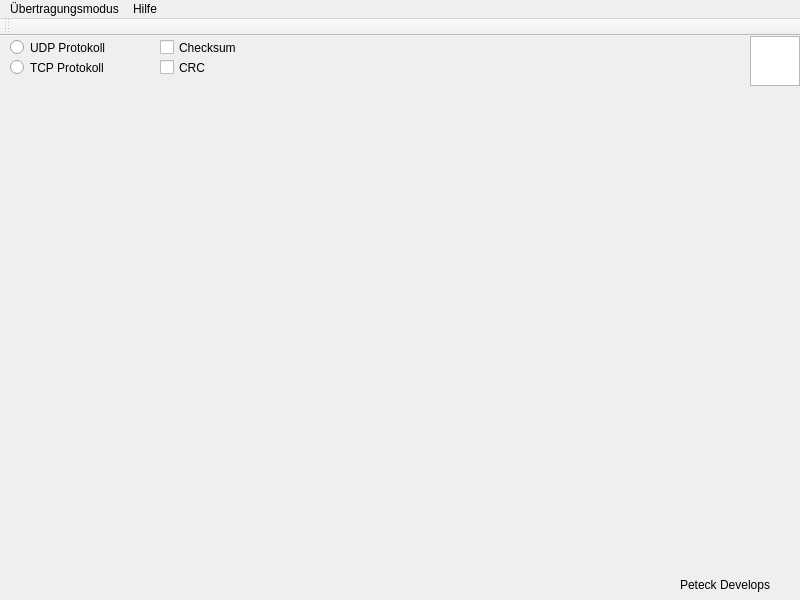
<?xml version="1.0" encoding="UTF-8"?>
<ui version="4.0">
 <class>MainWindow</class>
 <widget class="QMainWindow" name="MainWindow">
  <property name="enabled">
   <bool>true</bool>
  </property>
  <property name="geometry">
   <rect>
    <x>0</x>
    <y>0</y>
    <width>800</width>
    <height>600</height>
   </rect>
  </property>
  <property name="windowTitle">
   <string>NetTransfer</string>
  </property>
  <property name="dockOptions">
   <set>QMainWindow::AllowTabbedDocks|QMainWindow::AnimatedDocks</set>
  </property>
  <widget class="QWidget" name="centralWidget">
   <property name="autoFillBackground">
    <bool>false</bool>
   </property>
   <widget class="QRadioButton" name="radioButton">
    <property name="enabled">
     <bool>true</bool>
    </property>
    <property name="geometry">
     <rect>
      <x>10</x>
      <y>0</y>
      <width>121</width>
      <height>23</height>
     </rect>
    </property>
    <property name="text">
     <string>UDP Protokoll</string>
    </property>
    <property name="checkable">
     <bool>true</bool>
    </property>
    <property name="autoExclusive">
     <bool>true</bool>
    </property>
   </widget>
   <widget class="QRadioButton" name="radioButton_2">
    <property name="enabled">
     <bool>true</bool>
    </property>
    <property name="geometry">
     <rect>
      <x>10</x>
      <y>20</y>
      <width>121</width>
      <height>23</height>
     </rect>
    </property>
    <property name="text">
     <string>TCP Protokoll</string>
    </property>
    <property name="checkable">
     <bool>true</bool>
    </property>
    <property name="autoExclusive">
     <bool>true</bool>
    </property>
   </widget>
   <widget class="QGraphicsView" name="graphicsView">
    <property name="geometry">
     <rect>
      <x>750</x>
      <y>0</y>
      <width>50</width>
      <height>50</height>
     </rect>
    </property>
    <property name="autoFillBackground">
     <bool>false</bool>
    </property>
   </widget>
   <widget class="QLabel" name="label">
    <property name="geometry">
     <rect>
      <x>680</x>
      <y>540</y>
      <width>121</width>
      <height>17</height>
     </rect>
    </property>
    <property name="text">
     <string>Peteck Develops</string>
    </property>
   </widget>
   <widget class="QCheckBox" name="Checksum">
    <property name="geometry">
     <rect>
      <x>160</x>
      <y>0</y>
      <width>92</width>
      <height>23</height>
     </rect>
    </property>
    <property name="text">
     <string>Checksum</string>
    </property>
   </widget>
   <widget class="QCheckBox" name="checkBox_2">
    <property name="geometry">
     <rect>
      <x>160</x>
      <y>20</y>
      <width>92</width>
      <height>23</height>
     </rect>
    </property>
    <property name="text">
     <string>CRC</string>
    </property>
   </widget>
  </widget>
  <widget class="QMenuBar" name="menuBar">
   <property name="geometry">
    <rect>
     <x>0</x>
     <y>0</y>
     <width>800</width>
     <height>22</height>
    </rect>
   </property>
   <property name="nativeMenuBar">
    <bool>true</bool>
   </property>
   <widget class="QMenu" name="menuNetConnect_Sofware">
    <property name="title">
     <string>Übertragungsmodus</string>
    </property>
    <addaction name="separator"/>
    <addaction name="separator"/>
    <addaction name="actionAudio"/>
    <addaction name="actionDatai"/>
   </widget>
   <widget class="QMenu" name="menuHilfe">
    <property name="title">
     <string>Hilfe</string>
    </property>
    <addaction name="actionBefehle"/>
   </widget>
   <addaction name="menuNetConnect_Sofware"/>
   <addaction name="menuHilfe"/>
  </widget>
  <widget class="QToolBar" name="mainToolBar">
   <attribute name="toolBarArea">
    <enum>TopToolBarArea</enum>
   </attribute>
   <attribute name="toolBarBreak">
    <bool>false</bool>
   </attribute>
  </widget>
  <action name="actionAudio">
   <property name="text">
    <string>Audio</string>
   </property>
  </action>
  <action name="actionDatai">
   <property name="text">
    <string>Datei</string>
   </property>
  </action>
  <action name="actionBefehle">
   <property name="text">
    <string>Befehle</string>
   </property>
  </action>
 </widget>
 <layoutdefault spacing="6" margin="11"/>
 <resources/>
 <connections/>
</ui>
